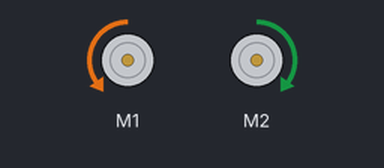
Simulated run of this sketch. Board: Arduino Uno, built with avr-gcc and run on an emulated ATmega328P. Parts: 2 × DC motor (green arrow = forward, orange = backward, longer = faster).

Above: at 0.1 s.
Timing chart, 0 to 1.6 s (numbered marks = the images above):
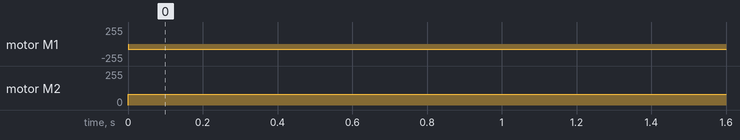

The sketch:

Linefollower.ino
```cpp
#include <Arduino.h>
#include <Wire.h>
#include <SoftwareSerial.h>

#include <MeMCore.h>

MeDCMotor motor_9(9);
MeDCMotor motor_10(10);
void move(int direction, int speed)
{
      int leftSpeed = 0;
      int rightSpeed = 0;
      if(direction == 1){
        	leftSpeed = speed;
        	rightSpeed = speed;
      }else if(direction == 2){
        	leftSpeed = -speed;
        	rightSpeed = -speed;
      }else if(direction == 3){
        	leftSpeed = -speed;
        	rightSpeed = speed;
      }else if(direction == 4){
        	leftSpeed = speed;
        	rightSpeed = -speed;
      }
      motor_9.run((9)==M1?-(leftSpeed):(leftSpeed));
      motor_10.run((10)==M1?-(rightSpeed):(rightSpeed));
}
double angle_rad = PI/180.0;
double angle_deg = 180.0/PI;
double speed;
double linestate;
MeLineFollower linefollower_4(4);

void setup(){
    speed = 80;
}

void loop(){
    linestate = linefollower_4.readSensors();
    if(((linestate)==(0))){
        move(1,speed);
    }else{
        if(((linestate)==(1))){
            move(3,speed);
        }else{
            if(((linestate)==(2))){
                move(4,speed);
            }else{
                move(2,speed);
            }
        }
    }
    _loop();
}

void _delay(float seconds){
    long endTime = millis() + seconds * 1000;
    while(millis() < endTime)_loop();
}

void _loop(){
}
```

Measured:
- by itself, motor M1: stopped → backward 80/255 at 0.00 s
- by itself, motor M2: stopped → forward 80/255 at 0.00 s
